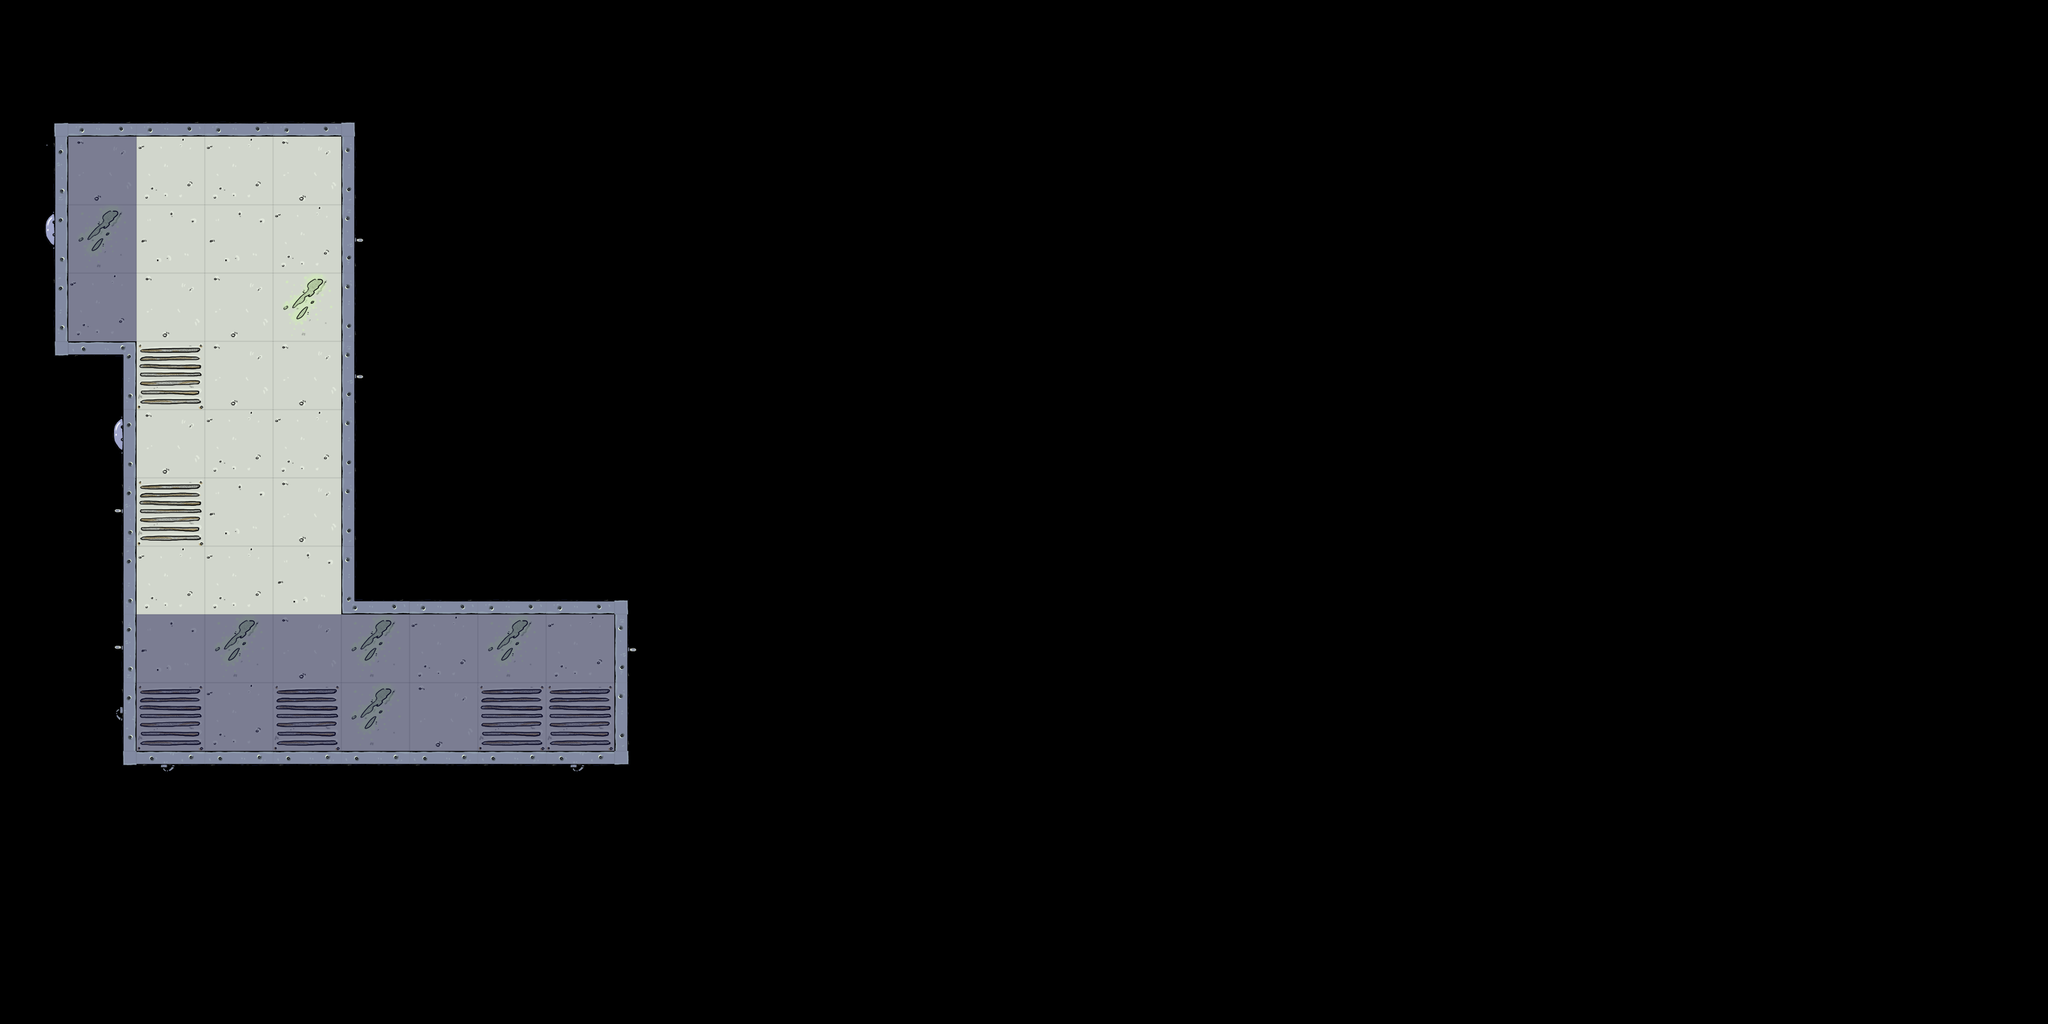

Rendered tile map (Tiled .tmx) drawn with the repository's tilesets; below, a short description and the full map source, tile grids included:
An orthogonal 30x15 tile map with 100x100 px tiles, 2 tile layers (Spaceship, Darkness), 2 tilesets and 5 objects (2x Container, Player, VictimV, VictimH).

<map version="1.0" orientation="orthogonal" renderorder="right-down" width="30" height="15" tilewidth="100" tileheight="100" nextobjectid="23">
 <tileset firstgid="1" name="tiles" tilewidth="100" tileheight="100" tilecount="50">
  <image source="../../game/assets/maps/tiles/tiles.png" width="5021" height="100" />
  <terraintypes>
   <terrain name="Grippy" tile="-1" />
  </terraintypes>
  <tile id="0" terrain=",0,,0" />
  <tile id="1" terrain=",0,,0" />
  <tile id="2" terrain=",0,,0" />
  <tile id="3" terrain=",0,,0" />
  <tile id="4" terrain=",0,,0" />
  <tile id="5" terrain=",,0,0" />
  <tile id="6" terrain="0,,0," />
  <tile id="7" terrain="0,0,," />
  <tile id="8" terrain="0,0,,0" />
  <tile id="11" terrain="0,0,," />
  <tile id="12" terrain="0,,0," />
  <tile id="13" terrain=",0,,0" />
  <tile id="15" terrain="0,,0,0" />
  <tile id="16" terrain=",0,0,0" />
  <tile id="17" terrain="0,0,0," />
  <tile id="18" terrain=",0,," probability="0.5" />
  <tile id="19" terrain=",,,0" probability="0.5" />
  <tile id="20" terrain=",,0," />
  <tile id="21" terrain="0,,," />
  <tile id="40" terrain="0,0,0,0" />
  <tile id="41" terrain="0,0,0,0" />
  <tile id="42" terrain="0,0,0,0" />
  <tile id="43" terrain="0,0,0,0" />
  <tile id="44" terrain="0,0,0,0" />
 </tileset>
 <tileset firstgid="51" name="darkness" tilewidth="100" tileheight="100" tilecount="1">
  <image source="../../game/assets/maps/tiles/darkness.png" width="100" height="100" />
 </tileset>
 <layer name="Spaceship" width="30" height="15">
  <data encoding="csv">
0,0,0,0,0,0,0,0,0,0,0,0,0,0,0,0,0,0,0,0,0,0,0,0,0,0,0,0,0,0,
20,6,6,6,6,21,0,0,0,0,0,0,0,0,0,0,0,0,0,0,0,0,0,0,0,0,0,0,0,0,
3,43,44,44,43,7,0,0,0,0,0,0,0,0,0,0,0,0,0,0,0,0,0,0,0,0,0,0,0,0,
1,42,45,45,44,13,0,0,0,0,0,0,0,0,0,0,0,0,0,0,0,0,0,0,0,0,0,0,0,0,
5,44,43,43,42,7,0,0,0,0,0,0,0,0,0,0,0,0,0,0,0,0,0,0,0,0,0,0,0,0,
19,9,41,43,43,13,0,0,0,0,0,0,0,0,0,0,0,0,0,0,0,0,0,0,0,0,0,0,0,0,
0,1,43,44,44,7,0,0,0,0,0,0,0,0,0,0,0,0,0,0,0,0,0,0,0,0,0,0,0,0,
0,4,41,45,43,7,0,0,0,0,0,0,0,0,0,0,0,0,0,0,0,0,0,0,0,0,0,0,0,0,
0,5,44,44,45,16,6,6,6,21,0,0,0,0,0,0,0,0,0,0,0,0,0,0,0,0,0,0,0,0,
0,4,45,42,43,42,44,42,44,13,0,0,0,0,0,0,0,0,0,0,0,0,0,0,0,0,0,0,0,0,
0,2,41,44,41,42,43,41,41,7,0,0,0,0,0,0,0,0,0,0,0,0,0,0,0,0,0,0,0,0,
0,19,12,8,8,8,8,8,12,22,0,0,0,0,0,0,0,0,0,0,0,0,0,0,0,0,0,0,0,0,
0,0,0,0,0,0,0,0,0,0,0,0,0,0,0,0,0,0,0,0,0,0,0,0,0,0,0,0,0,0,
0,0,0,0,0,0,0,0,0,0,0,0,0,0,0,0,0,0,0,0,0,0,0,0,0,0,0,0,0,0,
0,0,0,0,0,0,0,0,0,0,0,0,0,0,0,0,0,0,0,0,0,0,0,0,0,0,0,0,0,0
</data>
 </layer>
 <layer name="Darkness" width="30" height="15">
  <data encoding="csv">
0,0,0,0,0,0,0,0,0,0,0,0,0,0,0,0,0,0,0,0,0,0,0,0,0,0,0,0,0,0,
0,0,0,0,0,0,0,0,0,0,0,0,0,0,0,0,0,0,0,0,0,0,0,0,0,0,0,0,0,0,
0,51,0,0,0,0,0,0,0,0,0,0,0,0,0,0,0,0,0,0,0,0,0,0,0,0,0,0,0,0,
0,51,0,0,0,0,0,0,0,0,0,0,0,0,0,0,0,0,0,0,0,0,0,0,0,0,0,0,0,0,
0,51,0,0,0,0,0,0,0,0,0,0,0,0,0,0,0,0,0,0,0,0,0,0,0,0,0,0,0,0,
0,0,0,0,0,0,0,0,0,0,0,0,0,0,0,0,0,0,0,0,0,0,0,0,0,0,0,0,0,0,
0,0,0,0,0,0,0,0,0,0,0,0,0,0,0,0,0,0,0,0,0,0,0,0,0,0,0,0,0,0,
0,0,0,0,0,0,0,0,0,0,0,0,0,0,0,0,0,0,0,0,0,0,0,0,0,0,0,0,0,0,
0,0,0,0,0,0,0,0,0,0,0,0,0,0,0,0,0,0,0,0,0,0,0,0,0,0,0,0,0,0,
0,0,51,51,51,51,51,51,51,0,0,0,0,0,0,0,0,0,0,0,0,0,0,0,0,0,0,0,0,0,
0,0,51,51,51,51,51,51,51,0,0,0,0,0,0,0,0,0,0,0,0,0,0,0,0,0,0,0,0,0,
0,0,0,0,0,0,0,0,0,0,0,0,0,0,0,0,0,0,0,0,0,0,0,0,0,0,0,0,0,0,
0,0,0,0,0,0,0,0,0,0,0,0,0,0,0,0,0,0,0,0,0,0,0,0,0,0,0,0,0,0,
0,0,0,0,0,0,0,0,0,0,0,0,0,0,0,0,0,0,0,0,0,0,0,0,0,0,0,0,0,0,
0,0,0,0,0,0,0,0,0,0,0,0,0,0,0,0,0,0,0,0,0,0,0,0,0,0,0,0,0,0
</data>
 </layer>
 <objectgroup name="Objects">
  <object id="1" name="Player" x="100" y="300" width="100" height="100" />
  <object id="14" name="VictimV" x="500" y="900" width="100" height="100" />
  <object id="15" name="Container" x="800" y="1000" width="100" height="100" />
  <object id="16" name="Container" x="800" y="900" width="100" height="100" />
  <object id="18" name="VictimH" x="300" y="500" width="100" height="100" />
 </objectgroup>
</map>
